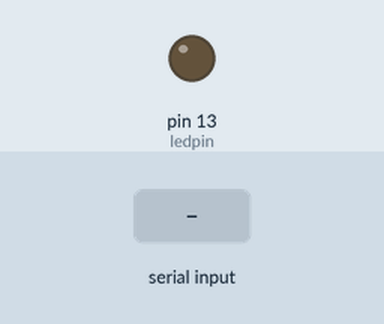
The sketch below on a simulated Arduino Uno, built with avr-gcc and run on an emulated ATmega328P. On the bench: output pins drawn as LEDs (lit = HIGH). The test bench sets the inputs (shaded band).

Above: at 1.2 s.
1.3 s: "1" received over the second serial link
At 2.1 s:
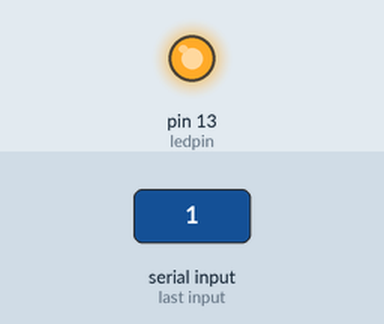
2.8 s: "0" received over the second serial link
At 4.1 s:
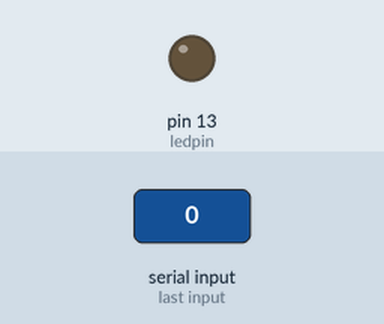
Timing chart, 0 to 5.8 s (numbered marks = the images above; inputs shaded):
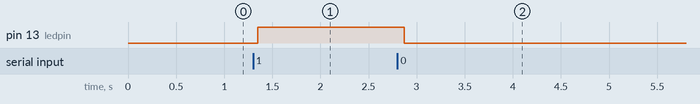

Measured:
- after the input at 1.3 s, pin 13 (ledpin): LOW → HIGH after 0.05 s
- after the input at 2.8 s, pin 13 (ledpin): HIGH → LOW after 0.07 s

The sketch:

bluetooth_serial.ino
```cpp
// For the HC-05 Bluetooth Module
// D11   >>>  Rx
// D10   >>>  Tx

#include <SoftwareSerial.h>

SoftwareSerial blu(10, 11); // (RX, TX)
int ledpin = 13; // the LED on the Arduino Uno D13 pin blink on / off
int BluetoothData; // Received data from a phone / computer

void setup() {
  // put your setup code here, to run once:
  blu.begin(9600);
  blu.println("Bluetooth On please press 1 or 0 blink LED ..");
  pinMode(ledpin, OUTPUT);
}

void loop() {
  // put your main code here, to run repeatedly:
  if (blu.available()) {
    BluetoothData = blu.read();
    if (BluetoothData == '1') { // if number 1 pressed ....
      digitalWrite(ledpin, 1);
      blu.println("LED  On D13 ON ! ");
    }
    if (BluetoothData == '0') { // if number 0 pressed ....
      digitalWrite(ledpin, 0);
      blu.println("LED  On D13 Off ! ");
    }
  }
  delay(100);// prepare for next data ...
}
```
